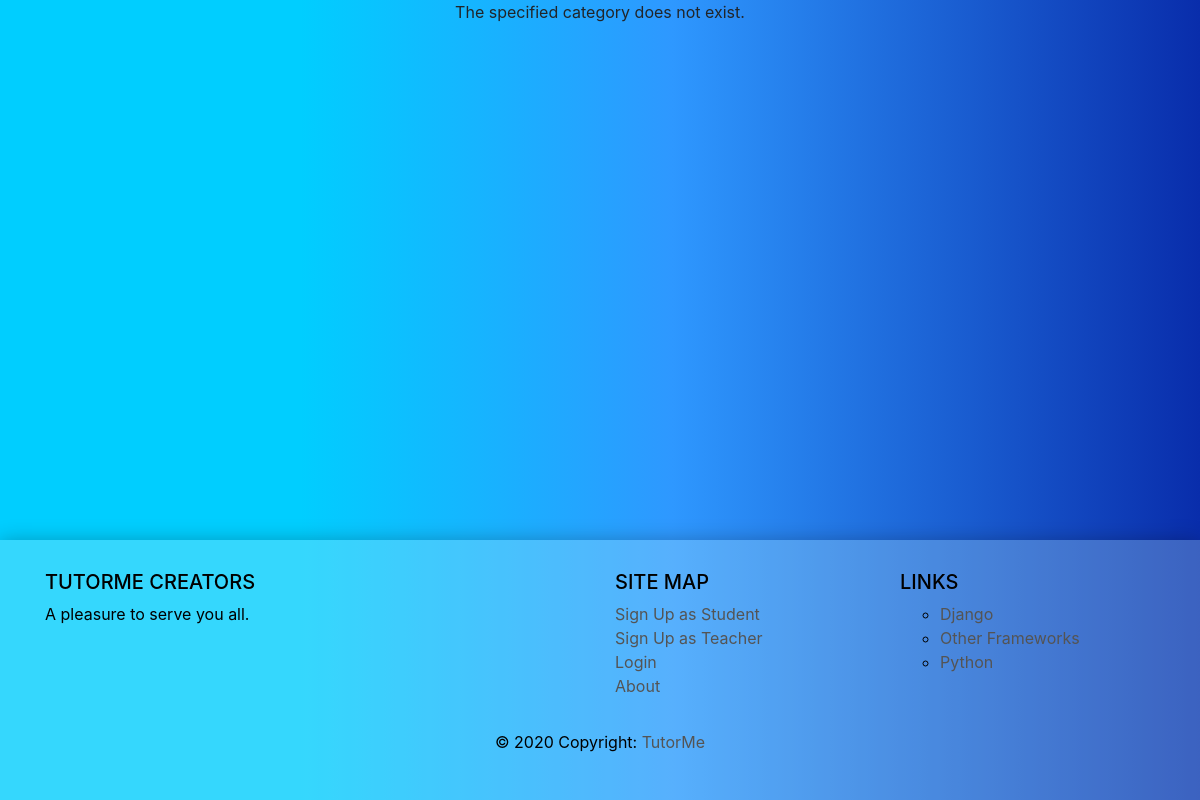
The page /tutorme/category/Mathematics/ on the database as committed earlier.
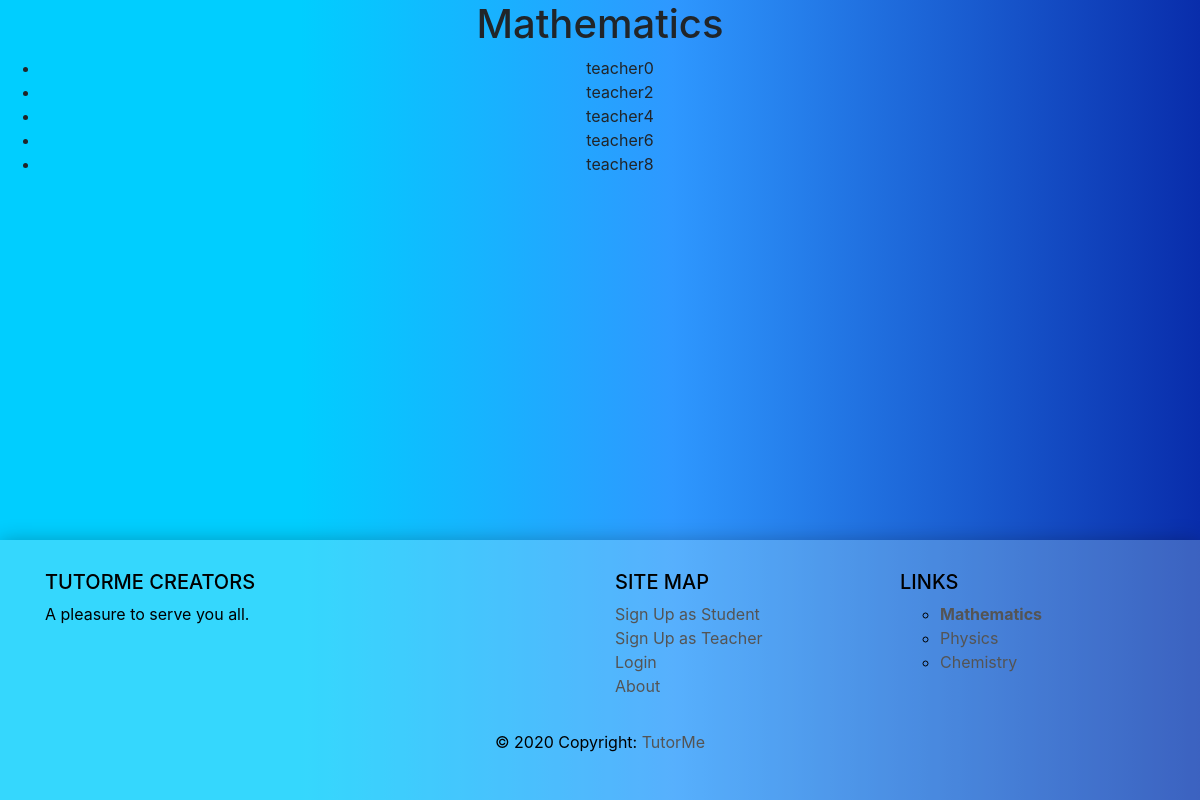
The same page on the database as committed later.
### tutorme/models.py (models this page shows, shortened)
class Category(models.Model):
    NAME_MAX_LENGTH = 128
    name = models.CharField(max_length=NAME_MAX_LENGTH, unique=True)
    class Meta:
        verbose_name_plural = 'Categories'

class CommonInfo(models.Model):
    first_name = models.CharField(max_length=30, blank=False, default='')
    last_name = models.CharField(max_length=30, blank=False, default='')
    picture = models.ImageField(upload_to='profile_images/', null=True, blank=True)
    location = models.CharField(_('location'), max_length=30, blank=False)
    description = models.CharField(_('description'), max_length=100, blank=False)
    class Meta:
        abstract = True

class Teacher(CommonInfo):
    user = models.OneToOneField(User, on_delete=models.CASCADE, primary_key=True)
    categories = models.ManyToManyField(Category)
    class Meta(CommonInfo.Meta):
        db_table = 'teachers'
        verbose_name = _('teacher')
        verbose_name_plural = _('teachers')

### tutorme/views.py (the view)
def show_category(request, category_name):
    context_dict = dict()
    try:
        category = Category.objects.get(name=category_name)
        teacher_list = category.teacher_set.all()
        context_dict['category'] = category
        context_dict['teachers'] = teacher_list
    except Category.DoesNotExist:
        context_dict['category'] = None
    return render(request, 'tutorme/category.html', context=context_dict)

### tutorme/templatetags/tutorme_templates_tags.py (called while the page is built)
@register.inclusion_tag('tutorme/categories.html')
def get_category_list(current_category=None):
    return {'categories': Category.objects.all(), 'current_category': current_category}

### templates/tutorme/category.html (shortened to what this page needs)
{%extends 'tutorme/base.html'%}
{% load staticfiles %}
{% block body_block %}
    {% if category %}
        <h1>{{ category.name }}</h1>
        {% if teachers %}
            <ul>
                {% for teacher in teachers %}
                    <li>{{ teacher.first_name }}</li>
                {% endfor %}
            </ul>
        {% else %}
            <strong>No pages currently in category.</strong>
        {% endif %}
    {% else %}
        The specified category does not exist.
    {% endif %}
{% endblock %}

### templates/tutorme/base.html (shortened to what this page needs)
<!DOCTYPEhtml>
{% load staticfiles %}
{% load tutorme_templates_tags %}
<html>
    <head lang="en">
        <link rel="stylesheet" href="https://cdnjs.cloudflare.com/ajax/libs/font-awesome/4.7.0/css/font-awesome.min.css">
        <link rel="stylesheet" href="{% static 'css/base.css' %}">
        <link rel="stylesheet" href="https://stackpath.bootstrapcdn.com/bootstrap/4.4.1/css/bootstrap.min.css">
    </head>
    <body class="d-flex flex-column" style="min-height: 100vh">
        <main class="flex-fill">
            <center>
                {% block body_block %}
                {% endblock %}
            </center>
        </main>
        <footer class="footer">
            <div class="container-fluid text-center text-md-left">
                <div class="row">
                    <div class="col-md-6 mt-md-0 mt-3">
                        <h5 class="text-uppercase">TutorMe Creators</h5>
                        <p>A pleasure to serve you all.</p>
                    </div>
                    <div class="col-md-3 mb-md-0 mb-3">
                        <h5 class="text-uppercase">Site Map</h5>
                        <ul class="list-unstyled href-color">
                            {% if user.is_authenticated %}
                                <li><a href="{% url 'tutorme:search' %}">Search for Tutor</a></li>
                                <li><a href="{% url 'tutorme:restricted' %}">Restricted Page</a></li>
                                <li><a href="{% url 'tutorme:logout' %}">Logout</a></li>
                                <li><a href="{% url 'tutorme:homepage' %}">Homepage</a></li>
                            {% else %}
                                <li><a href="{% url 'tutorme:register_student' %}">Sign Up as Student</a></li>
                                <li><a href="{% url 'tutorme:register_teacher' %}">Sign Up as Teacher</a></li>
                                <li><a href="{% url 'tutorme:login' %}">Login</a></li>
                            {% endif %}
                            <li><a href="{% url 'tutorme:about' %}">About</a></li>
                        </ul>
                    </div>
                    <div class="col-md-3 mb-md-0 mb-3">
                        <h5 class="text-uppercase">Links</h5>
                        <ul class="list-unstyled href-color">
                            {% block sidebar_block %}
                                {% get_category_list category %}
                            {% endblock %}
                        </ul>
                    </div>
                </div>
            </div>
            <div class="footer-copyright text-center py-3 href-color">
                © 2020 Copyright:
                <a href="#"> TutorMe</a>
            </div>
        </footer>
    </body>
</html>

### templates/tutorme/categories.html
<ul>
{% if categories %}
    {% for c in categories %}
        {% if c == current_category %}
            <li>
            <strong>
                <a href="{% url 'tutorme:show_category' c.name %}">{{ c.name }}</a>
            </strong>
            </li>
        {% else %}
        <li>
            <a href="{% url 'tutorme:show_category' c.name %}">{{ c.name }}</a>
        </li>
        {% endif %}
    {% endfor %}
{% else %}
    <li><strong>There are no categories present.</strong></li>
{% endif %}
</ul>

### static/css/base.css (style rules this page uses)
body { background: rgb(0,206,255); background: linear-gradient(90deg, rgba(0,206,255,1) 25%, rgba(46,152,255,1) 56%, rgba(9,45,171,1) 100%); }
.footer { color: #000; background: #c3eff745; box-shadow: 0px 2px 20px rgba(0, 0, 0, 0.3); padding: 30px; bottom:0; }
.href-color a { color: #545454; }

Rows that differ between the two databases and show on the page:
changed Category: name (not shown) → "Mathematics"; name "Python" → "Mathematics"; moves up the list
added Teacher: first_name "teacher0"
added Teacher: first_name "teacher2"
added Teacher: first_name "teacher4"
added Teacher: first_name "teacher6"
now on this page (row edited): Teacher: first_name "teacher8"
changed Category: name "Django" → "Physics"
changed Category: name "Other Frameworks" → "Chemistry"
Other text that changed with them:
text no longer shown: "The specified category does not exist."
